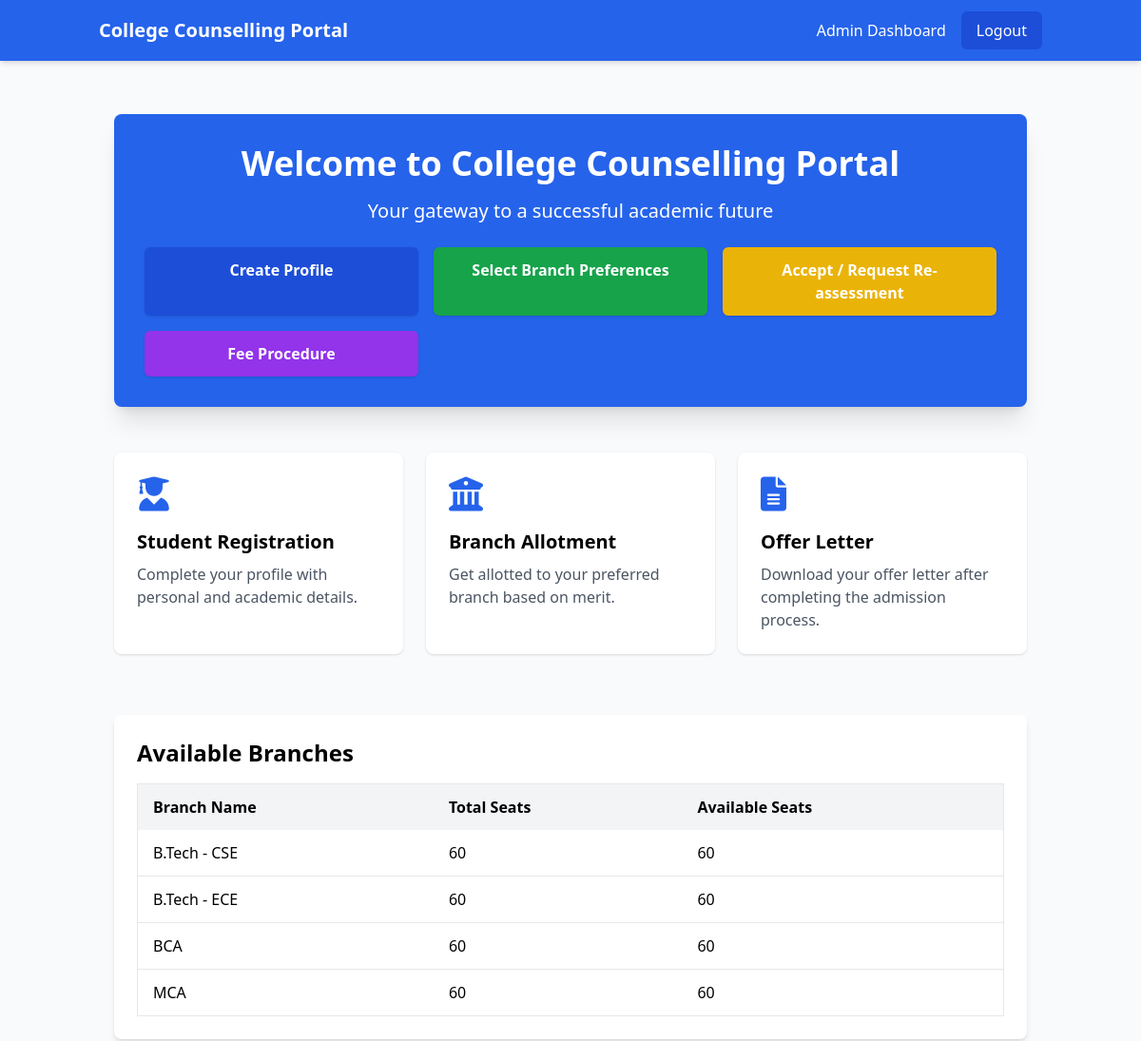
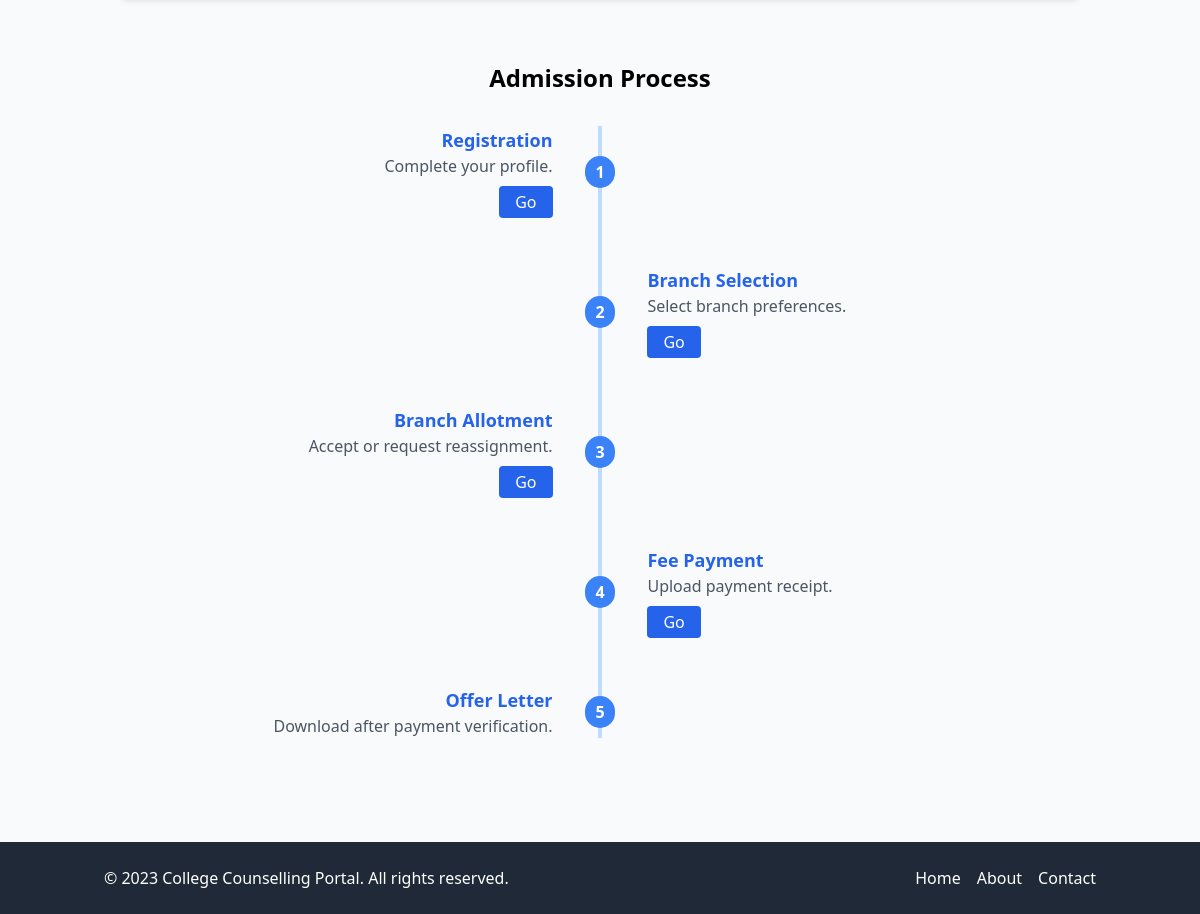
The app's page /student/home/ (signed in) with its own data (2 pictures, top to bottom).
### counselling/models.py (models this page shows, shortened)
class SeatMatrix(models.Model):
    branch_name = models.CharField(max_length=100)
    total_seats = models.IntegerField(default=60)
    filled_seats = models.IntegerField(default=0)
    def available_seats(self):
        return self.total_seats - self.filled_seats

### students/views.py (the view)
# urls.py: path('', views.home, name='home'),
@login_required
def home(request):
    student = None
    if request.user.is_authenticated:
        try:
            student = Student.objects.get(user=request.user)
        except Student.DoesNotExist:
            student = None
    branches = SeatMatrix.objects.all()
    steps = [
        {'num': 1, 'title': 'Registration', 'desc': 'Complete your profile.', 'url': 'create_profile'},
        {'num': 2, 'title': 'Branch Selection', 'desc': 'Select branch preferences.', 'url': 'branch_preference'},
        {'num': 3, 'title': 'Branch Allotment', 'desc': 'Accept or request reassignment.', 'url': 'branch_acceptance'},
        {'num': 4, 'title': 'Fee Payment', 'desc': 'Upload payment receipt.', 'url': 'fee_payment'},
        {'num': 5, 'title': 'Offer Letter', 'desc': 'Download after payment verification.', 'url': 'download_offer_letter'},
    ]
    context = {
        'student': student,
        'branches': branches,
        'steps': steps,
    }
    return render(request, 'counselling/home.html', context)

### templates/counselling/home.html (shortened to what this page needs)
{% extends 'base.html' %}
{% block content %}
<div class="max-w-7xl mx-auto px-4 py-8">
    <div class="bg-blue-600 text-white rounded-lg shadow-xl p-8 mb-12 text-center">
        <h1 class="text-4xl font-bold mb-4">Welcome to College Counselling Portal</h1>
        <p class="text-lg md:text-xl mb-6">Your gateway to a successful academic future</p>
        {% if not user.is_authenticated %}
            <div class="flex flex-col md:flex-row justify-center space-y-3 md:space-y-0 md:space-x-4">
                <a href="{% url 'account_login' %}"
                   class="bg-white text-blue-600 hover:bg-blue-50 px-6 py-3 rounded-md font-semibold shadow">
                    Login
                </a>
                <a href="{% url 'account_signup' %}"
                   class="bg-blue-700 hover:bg-blue-800 px-6 py-3 rounded-md font-semibold shadow">
                    Sign Up
                </a>
            </div>
        {% else %}
            <div class="grid grid-cols-1 sm:grid-cols-2 lg:grid-cols-3 gap-4 text-center">
                <a href="{% url 'create_profile' %}" class="bg-blue-700 hover:bg-blue-800 px-6 py-3 rounded-md font-semibold shadow text-white">
                    Create Profile
                </a>
                <a href="{% url 'branch_preference' %}" class="bg-green-600 hover:bg-green-700 px-6 py-3 rounded-md font-semibold shadow text-white">
                    Select Branch Preferences
                </a>
                <a href="{% url 'branch_acceptance' %}" class="bg-yellow-500 hover:bg-yellow-600 px-6 py-3 rounded-md font-semibold shadow text-white">
                    Accept / Request Re-assessment
                </a>
                <a href="{% url 'fee_payment' %}" class="bg-purple-600 hover:bg-purple-700 px-6 py-3 rounded-md font-semibold shadow text-white">
                    Fee Procedure
                </a>
            </div>
        {% endif %}
    </div>
    <div class="grid grid-cols-1 md:grid-cols-3 gap-6 mb-16">
        <div class="bg-white p-6 rounded-lg shadow hover:shadow-lg transition">
            <div class="text-blue-600 text-4xl mb-4">
                <i class="fas fa-user-graduate"></i>
            </div>
            <h2 class="text-xl font-semibold mb-2">Student Registration</h2>
            <p class="text-gray-600">Complete your profile with personal and academic details.</p>
        </div>
        <div class="bg-white p-6 rounded-lg shadow hover:shadow-lg transition">
            <div class="text-blue-600 text-4xl mb-4">
                <i class="fas fa-university"></i>
            </div>
            <h2 class="text-xl font-semibold mb-2">Branch Allotment</h2>
            <p class="text-gray-600">Get allotted to your preferred branch based on merit.</p>
        </div>
        <div class="bg-white p-6 rounded-lg shadow hover:shadow-lg transition">
            <div class="text-blue-600 text-4xl mb-4">
                <i class="fas fa-file-alt"></i>
            </div>
            <h2 class="text-xl font-semibold mb-2">Offer Letter</h2>
            <p class="text-gray-600">Download your offer letter after completing the admission process.</p>
        </div>
    </div>
    <div class="bg-white p-6 rounded-lg shadow-md mb-16">
        <h2 class="text-2xl font-bold mb-4">Available Branches</h2>
        {% if branches %}
            <div class="overflow-x-auto">
                <table class="min-w-full border border-gray-200 rounded-lg">
                    <thead class="bg-gray-100">
                        <tr>
                            <th class="py-3 px-4 text-left">Branch Name</th>
                            <th class="py-3 px-4 text-left">Total Seats</th>
                            <th class="py-3 px-4 text-left">Available Seats</th>
                        </tr>
                    </thead>
                    <tbody>
                        {% for branch in branches %}
                            <tr class="border-b hover:bg-gray-50">
                                <td class="py-3 px-4">{{ branch.branch_name }}</td>
                                <td class="py-3 px-4">{{ branch.total_seats }}</td>
                                <td class="py-3 px-4">{{ branch.available_seats }}</td>
                            </tr>
                        {% endfor %}
                    </tbody>
                </table>
            </div>
        {% else %}
            <p class="text-gray-600">No branches available at the moment.</p>
        {% endif %}
    </div>
    <div class="mb-12">
        <h2 class="text-2xl font-bold mb-8 text-center">Admission Process</h2>
        <div class="relative">
            <div class="hidden md:block absolute left-1/2 transform -translate-x-1/2 h-full w-1 bg-blue-200"></div>
            {% if steps %}
                {% for step in steps %}
                    <div class="flex flex-col md:flex-row items-center mb-12 relative">
                        {% if forloop.counter|divisibleby:"2" %}
                            <div class="md:w-8 md:h-8 bg-blue-500 rounded-full flex items-center justify-center text-white font-bold z-10">
                                {{ step.num }}
                            </div>
                            <div class="md:w-1/2 md:pl-8 mt-4 md:mt-0">
                                <h3 class="text-lg font-semibold text-blue-600">{{ step.title }}</h3>
                                <p class="text-gray-600">{{ step.desc }}</p>
                                {% if step.url %}
                                    {% if step.url == 'download_offer_letter' and student and student.payment_verified and student.offer_letter_generated %}
                                        <a href="{% url step.url %}" class="mt-2 inline-block bg-indigo-600 text-white px-4 py-1 rounded hover:bg-indigo-700">Go</a>
                                    {% elif step.url != 'download_offer_letter' %}
                                        <a href="{% url step.url %}" class="mt-2 inline-block bg-blue-600 text-white px-4 py-1 rounded hover:bg-blue-700">Go</a>
                                    {% endif %}
                                {% endif %}
                            </div>
                        {% else %}
                            <div class="md:w-1/2 md:pr-8 text-right">
                                <h3 class="text-lg font-semibold text-blue-600">{{ step.title }}</h3>
                                <p class="text-gray-600">{{ step.desc }}</p>
                                {% if step.url %}
                                    {% if step.url == 'download_offer_letter' and student and student.payment_verified and student.offer_letter_generated %}
                                        <a href="{% url step.url %}" class="mt-2 inline-block bg-indigo-600 text-white px-4 py-1 rounded hover:bg-indigo-700">Go</a>
                                    {% elif step.url != 'download_offer_letter' %}
                                        <a href="{% url step.url %}" class="mt-2 inline-block bg-blue-600 text-white px-4 py-1 rounded hover:bg-blue-700">Go</a>
                                    {% endif %}
                                {% endif %}
                            </div>
                            <div class="md:w-8 md:h-8 bg-blue-500 rounded-full flex items-center justify-center text-white font-bold z-10">
                                {{ step.num }}
                            </div>
                        {% endif %}
                    </div>
                {% endfor %}
            {% else %}
                <p class="text-gray-600 text-center">Admission steps will be updated soon.</p>
            {% endif %}
        </div>
    </div>
</div>
{% endblock %}

### records on screen
SeatMatrix: branch_name "B.Tech - CSE", total_seats "60", available_seats "60"
SeatMatrix: branch_name "B.Tech - ECE", total_seats "60", available_seats "60"
SeatMatrix: branch_name "BCA", total_seats "60", available_seats "60"
SeatMatrix: branch_name "MCA", total_seats "60", available_seats "60"

### other values on screen
{{ step.title }} "Registration" "Branch Allotment" "Offer Letter"
{{ step.desc }} "Complete your profile." "Accept or request reassignment." "Download after payment verification."
{{ step.num }} "1" "3" "5"
{{ step.num }} "2" "4"
{{ step.title }} "Branch Selection" "Fee Payment"
{{ step.desc }} "Select branch preferences." "Upload payment receipt."
